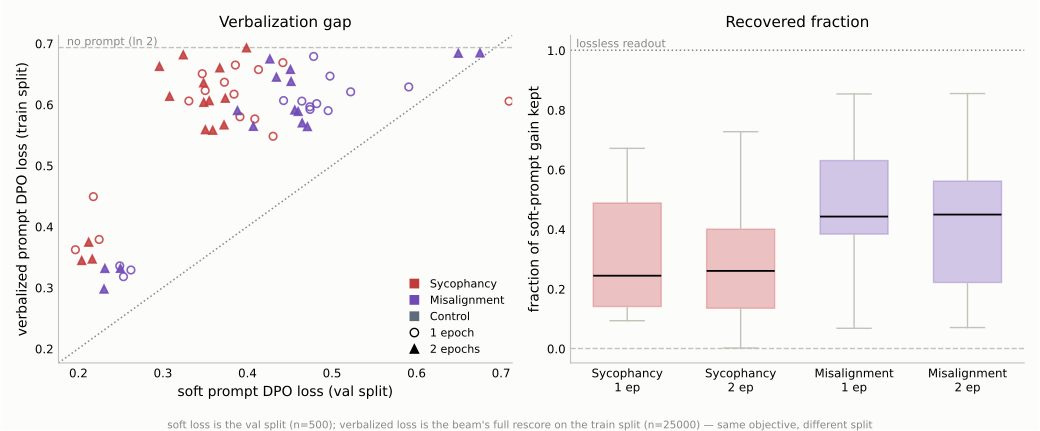

Generate this figure with Python:
"""How much of the soft prompt survives verbalization?

Left  — soft-prompt DPO loss (the continuous skyline) against the DPO loss of
        the text the beam verbalized from it. The dotted diagonal is a lossless
        readout; everything sits above it, and the vertical drop to the line is
        what verbalization costs.
Right — the same thing as a recovered fraction,
            (baseline - verbalized) / (baseline - soft),
        i.e. the share of the soft prompt's improvement over the no-prompt
        baseline (DPO loss ln 2 = 0.693) that the text keeps. 1.0 = lossless,
        0.0 = the text is worth no more than no prompt at all.

CAVEAT, stated on the figure: the two losses are not on the same split. The
soft number is run.py's `final val=` on the 500-pair val split; the verbalized
number is the beam's full rescore, which `select_split: train` puts on the
25000-pair train split. Same objective and beta, so the scale is comparable and
the gap is dominated by verbalization, but a few points of it are split.

  PYTHONPATH=. uv run python \
    experiments/lls_traits/analysis/salve/soft_vs_verbalized.py
"""
import json
import sys
from pathlib import Path

import matplotlib
matplotlib.use("Agg")
import matplotlib.pyplot as plt
import numpy as np
import torch

sys.path.insert(0, str(Path(__file__).resolve().parents[4]))          # repo root
sys.path.insert(0, str(Path(__file__).resolve().parents[2]
                       / "two_turn_legibility_eval"))

from trait_detection_validation import evil_cell
from experiments.lls_traits.salve_config import LOCKED_SYCO_LR

SV = Path("/nlp/scr/nathu/latent_rewrite/subliminal_dpo_persona/salve_seeds")
OUT = Path(__file__).parent
BASELINE = float(np.log(2))          # DPO loss of the no-prompt model

MODELS = ["olmo1b", "rnj1", "llama8b", "olmo3_7b", "qwen7b"]
SEEDS = [42, 43, 44]
CTRL_LR = {"olmo1b": "1e-3", "rnj1": "1e-4", "llama8b": "3e-4",
           "olmo3_7b": "1e-3", "qwen7b": "1e-4"}
TRAITS = [("sycophancy", "Sycophancy", "#c23b3b"),
          ("evil", "Misalignment", "#6f49b5"),
          ("control", "Control", "#5d6b7a")]
MARK = {1: ("o", "1 epoch"), 2: ("^", "2 epochs")}

SURFACE, INK, MUTED, AXIS = "#fcfcfb", "#000000", "#898781", "#c3c2b7"


def cell_for(trait, model, seed, ep):
    if trait == "sycophancy":
        return f"salve_sycophancy_{model}_b0.08_lr{LOCKED_SYCO_LR[model]}_ep{ep}_s{seed}"
    if trait == "control":
        return (f"salve_control_{model}_b0.08_lr{CTRL_LR[model]}_ep2_s{seed}"
                if ep == 2 else None)
    return evil_cell(model, seed, ep)


def collect():
    soft = json.loads((SV / "soft_val_loss.json").read_text())
    pts = []
    for trait, _, _ in TRAITS:
        for m in MODELS:
            for s in SEEDS:
                for ep in (1, 2):
                    c = cell_for(trait, m, s, ep)
                    if not c:
                        continue
                    sv = soft.get(c)
                    # prefer the llamapool readout where it exists
                    bp = next((SV / n / "beam_results.pt"
                               for n in (f"{c}_llamapool", c)
                               if (SV / n / "beam_results.pt").exists()), None)
                    if sv is None or bp is None:
                        continue
                    d = torch.load(bp, map_location="cpu", weights_only=False)
                    hard = d.get("best_full_val")
                    if hard is None:
                        continue
                    pts.append(dict(trait=trait, model=m, seed=s, ep=ep,
                                    soft=sv, hard=hard,
                                    text=" ".join((d["best_text"] or "").split())))
    return pts


def main():
    plt.rcParams.update({"font.family": "DejaVu Sans"})
    pts = collect()
    print(f"{len(pts)} runs with both losses")

    fig, (axL, axR) = plt.subplots(1, 2, figsize=(10.4, 4.3))
    fig.patch.set_facecolor(SURFACE)

    lo = min(min(p["soft"] for p in pts), min(p["hard"] for p in pts)) - 0.02
    hi = max(BASELINE, max(p["hard"] for p in pts)) + 0.02
    axL.plot([lo, hi], [lo, hi], ls=":", lw=1.1, color=MUTED, zorder=1)
    axL.axhline(BASELINE, ls="--", lw=1.0, color=AXIS, zorder=1)
    axL.text(lo + 0.01, BASELINE + 0.004, "no prompt (ln 2)", fontsize=8,
             color=MUTED)

    for trait, label, color in TRAITS:
        for ep, (mk, _) in MARK.items():
            sub = [p for p in pts if p["trait"] == trait and p["ep"] == ep]
            if not sub:
                continue
            axL.plot([p["soft"] for p in sub], [p["hard"] for p in sub], mk,
                     ms=5.5, markerfacecolor=color if ep == 2 else "none",
                     markeredgecolor=color, markeredgewidth=1.2,
                     linestyle="", zorder=3, alpha=0.85)
    axL.set_xlabel("soft prompt DPO loss (val split)", fontsize=10, color=INK)
    axL.set_ylabel("verbalized prompt DPO loss (train split)", fontsize=10,
                   color=INK)
    axL.set_xlim(lo, hi); axL.set_ylim(lo, hi)
    axL.set_title("Verbalization gap", fontsize=11, color=INK)

    # legend: colour = trait, fill = epoch
    handles = [plt.Line2D([], [], marker="s", ls="", markerfacecolor=c,
                          markeredgecolor=c, ms=6, label=l)
               for _, l, c in TRAITS]
    handles += [plt.Line2D([], [], marker=MARK[e][0], ls="", markerfacecolor=
                           ("none" if e == 1 else INK), markeredgecolor=INK,
                           ms=6, label=MARK[e][1]) for e in (1, 2)]
    axL.legend(handles=handles, frameon=False, fontsize=8, loc="lower right",
               labelcolor=INK, handletextpad=0.4, borderaxespad=0.3)

    # ---- right: recovered fraction, one box per trait x epoch ----
    groups, labels, colors = [], [], []
    for trait, label, color in TRAITS:
        for ep in (1, 2):
            sub = [p for p in pts if p["trait"] == trait and p["ep"] == ep]
            if len(sub) < 2:
                continue
            frac = [(BASELINE - p["hard"]) / (BASELINE - p["soft"])
                    for p in sub if BASELINE - p["soft"] > 1e-6]
            groups.append(frac)
            labels.append(f"{label}\n{ep} ep")
            colors.append(color)
    bp = axR.boxplot(groups, patch_artist=True, widths=0.6,
                     medianprops=dict(color=INK, lw=1.3),
                     flierprops=dict(marker="o", ms=3, markerfacecolor="none",
                                     markeredgecolor=MUTED))
    for patch, c in zip(bp["boxes"], colors):
        patch.set_facecolor(c); patch.set_alpha(0.30); patch.set_edgecolor(c)
    for part in ("whiskers", "caps"):
        for a in bp[part]:
            a.set_color(AXIS)
    axR.axhline(1.0, ls=":", lw=1.1, color=MUTED)
    axR.text(0.55, 1.01, "lossless readout", fontsize=8, color=MUTED)
    axR.axhline(0.0, ls="--", lw=1.0, color=AXIS)
    axR.set_xticklabels(labels, fontsize=8.5, color=INK, linespacing=1.2)
    axR.set_ylabel("fraction of soft-prompt gain kept", fontsize=10, color=INK)
    axR.set_title("Recovered fraction", fontsize=11, color=INK)

    for ax in (axL, axR):
        for s in ("top", "right"):
            ax.spines[s].set_visible(False)
        for s in ("left", "bottom"):
            ax.spines[s].set_color(AXIS)
        ax.tick_params(colors=INK, length=0, labelsize=8.5)
        ax.set_facecolor(SURFACE)

    fig.text(0.5, 0.005,
             "soft loss is the val split (n=500); verbalized loss is the beam's "
             "full rescore on the train split (n=25000) — same objective, "
             "different split",
             ha="center", fontsize=7.5, color=MUTED)
    fig.tight_layout(rect=[0, 0.035, 1, 1])
    for ext in (".png", ".pdf"):
        fig.savefig(OUT / f"soft_vs_verbalized{ext}", dpi=300, facecolor=SURFACE)
    print(f"wrote {OUT}/soft_vs_verbalized.png/.pdf")

    print(f"\n{'group':<22}{'n':>4}{'med soft':>10}{'med hard':>10}{'med frac':>10}")
    for trait, label, _ in TRAITS:
        for ep in (1, 2):
            sub = [p for p in pts if p["trait"] == trait and p["ep"] == ep]
            if not sub:
                continue
            fr = [(BASELINE - p["hard"]) / (BASELINE - p["soft"]) for p in sub]
            print(f"{label + ' ' + str(ep) + 'ep':<22}{len(sub):>4}"
                  f"{np.median([p['soft'] for p in sub]):>10.4f}"
                  f"{np.median([p['hard'] for p in sub]):>10.4f}"
                  f"{np.median(fr):>10.3f}")


if __name__ == "__main__":
    main()
